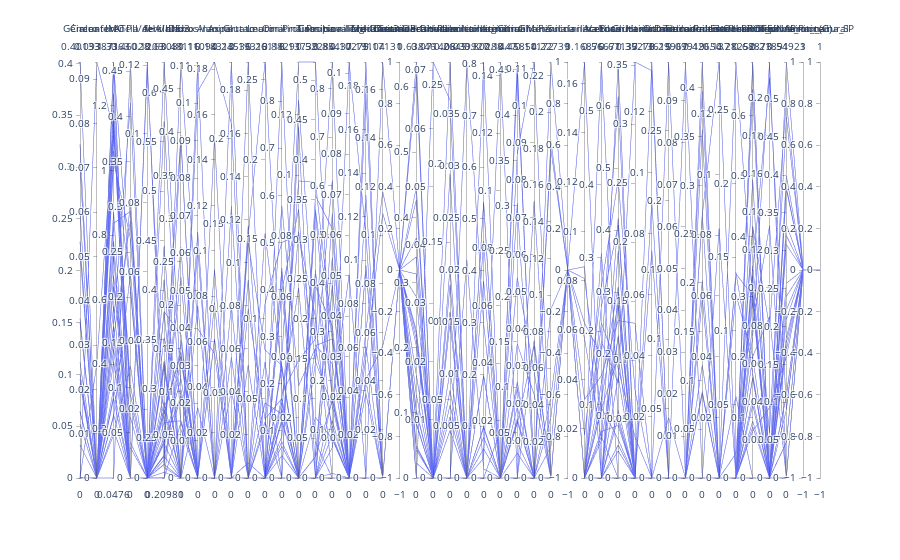

Write notebook code for a chart like this one.
### Code cell
fig = px.parallel_coordinates( df_ranks.T )
      # color="auc",
      # dimensions=[
      #       'seed',
      #       'alpha',
      #       'eta',
      #       'lambda',
      #       'max_depth',
      #       'scale_pos_weight',
      #       'subsample',
      #       "phe", 
      #       "auc"
      # ])
fig.show()
